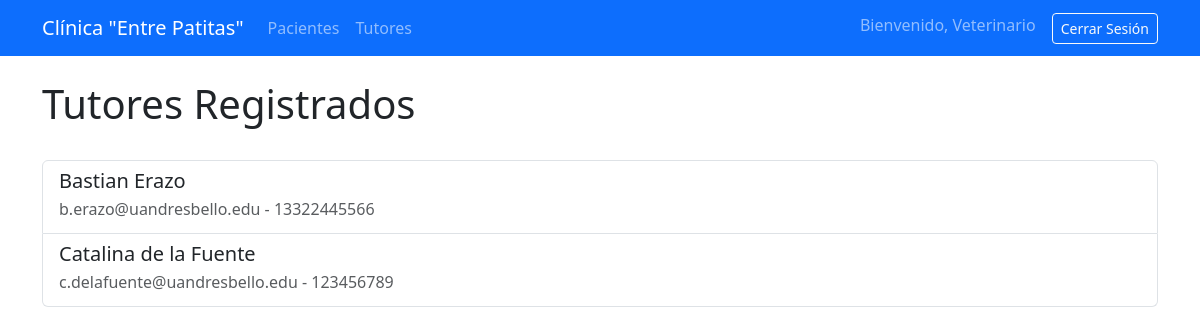
The page /gestion/tutores/ (signed in) on the database its author committed.
### gestion/models.py (models this page shows, shortened)
class Tutor(models.Model):
    nombre_completo = models.CharField(max_length=100)
    rut = models.CharField(max_length=12, unique=True)
    direccion = models.CharField(max_length=200)
    telefono = models.CharField(max_length=15)
    email = models.EmailField(unique=True)

### gestion/views.py (the view)
# urls.py: path('tutores/', views.lista_tutores, name='lista_tutores'),
@login_required
def lista_tutores(request):
    tutores = Tutor.objects.all().order_by('nombre_completo')
    contexto = {
        'tutores': tutores,
    }
    return render(request, 'gestion/lista_tutores.html', contexto)

### gestion/templates/gestion/lista_tutores.html (shortened to what this page needs)
{% extends 'gestion/base.html' %}
{% block content %}
    <div class="d-flex justify-content-between align-items-center mb-4">
        <h1>Tutores Registrados</h1>
    </div>
    <div class="list-group">
        {% for tutor in tutores %}
            <a href="{% url 'detalle_tutor' tutor.id %}" class="list-group-item list-group-item-action">
                <h5 class="mb-1">{{ tutor.nombre_completo }}</h5>
                <p class="mb-1 text-muted">{{ tutor.email }} - {{ tutor.telefono }}</p>
            </a>
        {% empty %}
            <div class="alert alert-info">No hay tutores registrados.</div>
        {% endfor %}
    </div>
{% endblock %}

### gestion/templates/gestion/base.html (shortened to what this page needs)
{% load static %}
<!doctype html>
<html lang="es">
<head>
    <link href="https://cdn.jsdelivr.net/npm/bootstrap@5.3.3/dist/css/bootstrap.min.css" rel="stylesheet">
</head>
<body>
    <nav class="navbar navbar-expand-lg navbar-dark bg-primary">
        <div class="container">
            <a class="navbar-brand" href="{% url 'lista_pacientes' %}">Clínica "Entre Patitas"</a>
            <div class="collapse navbar-collapse">
                <ul class="navbar-nav me-auto mb-2 mb-lg-0">
                    <li class="nav-item">
                        <a class="nav-link" href="{% url 'lista_pacientes' %}">Pacientes</a>
                    </li>
                    <li class="nav-item">
                        <a class="nav-link" href="{% url 'lista_tutores' %}">Tutores</a>
                    </li>
                </ul>
                <ul class="navbar-nav ms-auto mb-2 mb-lg-0">
                    {% if user.is_authenticated %}
                        <li class="nav-item">
                            <span class="navbar-text">
                                Bienvenido, {{ user.username }}
                            </span>
                        </li>
                        <li class="nav-item ms-3">
                            <form action="{% url 'logout' %}" method="post" class="d-inline">
                                    <button type="submit" class="btn btn-outline-light btn-sm">Cerrar Sesión</button>
                            </form>
                        </li>
                    {% else %}
                        <li class="nav-item">
                            <a href="{% url 'login' %}" class="btn btn-outline-light btn-sm">Iniciar Sesión</a>
                        </li>
                    {% endif %}
                </ul>
            </div>
        </div>
    </nav>
    <main class="container mt-4">
        {% block content %}
        {% endblock %}
    </main>
</body>
</html>

### rows shown on the page
Tutor: nombre_completo "Bastian Erazo", email "b.erazo@uandresbello.edu", telefono "13322445566"
Tutor: nombre_completo "Catalina de la Fuente", email "c.delafuente@uandresbello.edu", telefono "123456789"

### other values the page prints
{{ user.username }} "Veterinario"
